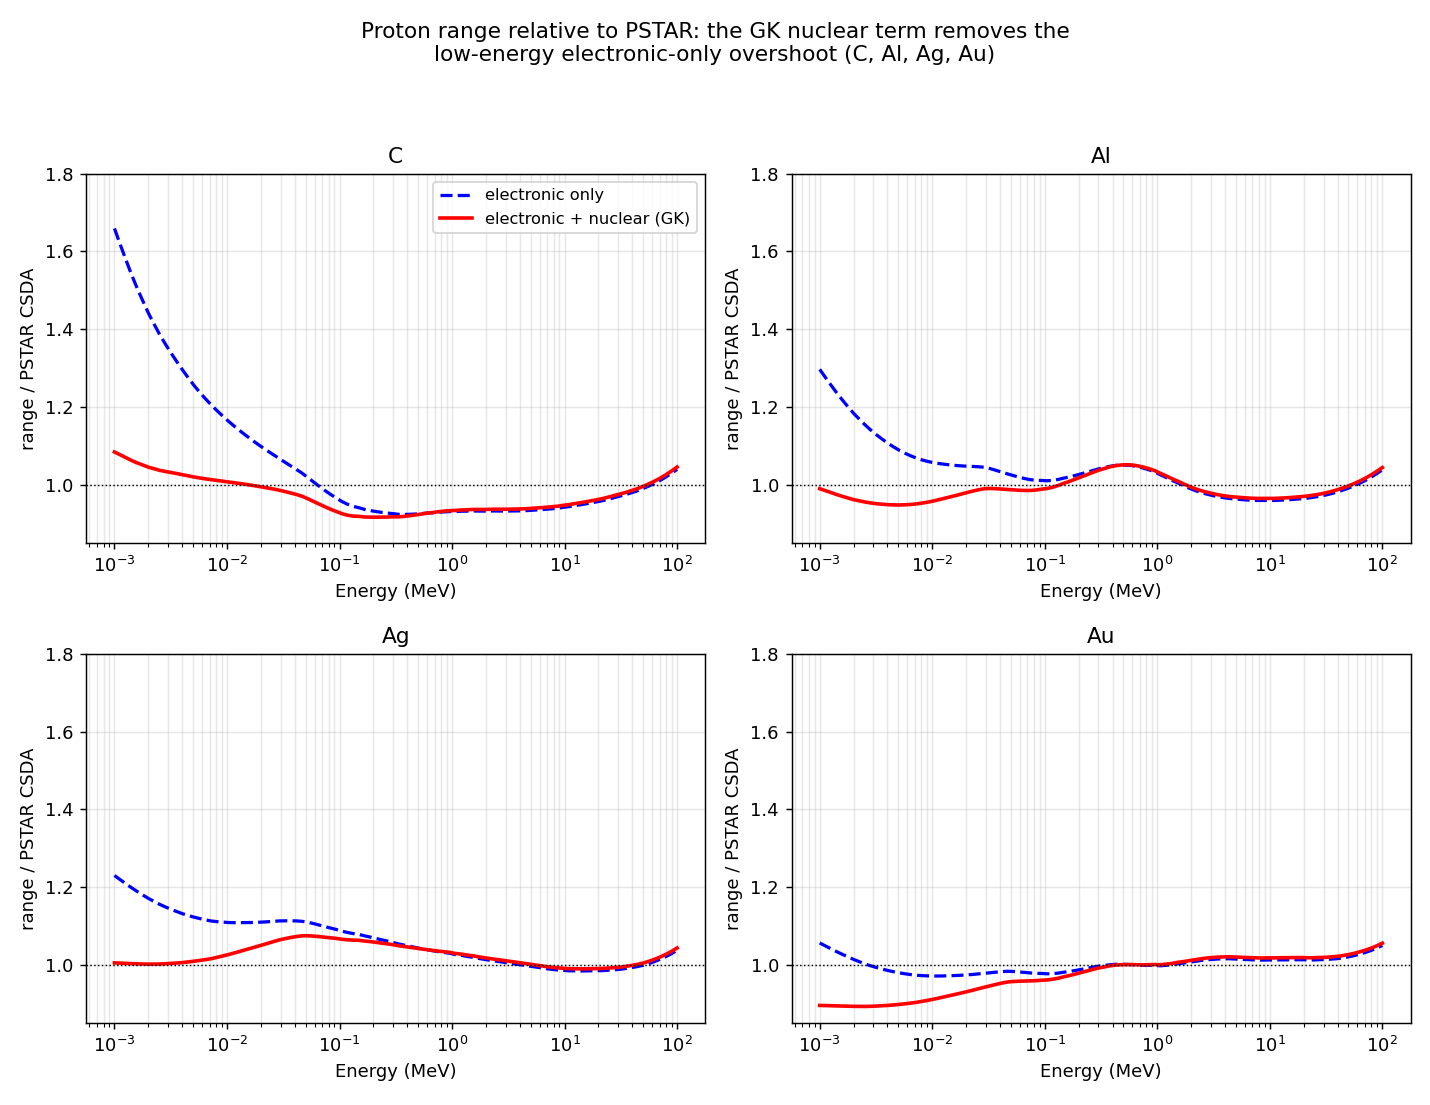

Reproduce this figure in Python.
"""
range_nuc.py -- proton CSDA range in C, Al, Ag, Au: electronic-only vs
electronic+nuclear (Gordon-Kim), compared with PSTAR.

This is the nuclear-section companion to Fig. 7 of the main dedx paper (which
showed the eRPA electronic-only range vs PSTAR).  PSTAR's CSDA range includes
nuclear stopping, so at low proton energy the electronic-only eRPA range runs
slightly long; adding the GK nuclear term shortens it toward PSTAR.

Run after generating /tmp/rng_<sym> with:
  python dedx.py --zt=Z --zp=1 --d=rho --t=0.025 --aa=2 --nuc=1 --npot=gk \
                 --emin=0.001 --emax=100 --mep=100 --od=/tmp/rng_<sym>
"""
import numpy as np
import matplotlib
matplotlib.use('Agg')
import matplotlib.pyplot as plt

ELEMS = [('C', 6), ('Al', 13), ('Ag', 47), ('Au', 79)]

fig, axes = plt.subplots(2, 2, figsize=(11, 8.5))
for ax, (sym, Z) in zip(axes.ravel(), ELEMS):
    de = np.loadtxt('/tmp/rng_%s/dedx.dat' % sym, comments='#')      # E, dEdx_e, range_e
    dn = np.loadtxt('/tmp/rng_%s/dedx_nuc.dat' % sym, comments='#')  # E, dEe, dEn, dEtot, range_tot
    E = de[:, 0]
    rng_e, rng_t = de[:, 2], dn[:, 4]                                # mg/cm^2 (precomputed)
    p = np.loadtxt('data/%s/pstar.txt' % sym, skiprows=8)            # col4 = CSDA range g/cm^2
    # interpolate PSTAR CSDA range onto the eRPA energy grid (log-log)
    ps = 10 ** np.interp(np.log10(E), np.log10(p[:, 0]), np.log10(p[:, 4] * 1e3))
    m = (E >= p[:, 0].min()) & (E <= p[:, 0].max())
    ax.semilogx(E[m], (rng_e / ps)[m], 'b--', lw=1.8, label='electronic only')
    ax.semilogx(E[m], (rng_t / ps)[m], 'r-', lw=2.0, label='electronic + nuclear (GK)')
    ax.axhline(1.0, color='k', lw=0.8, ls=':')
    ax.set_title('%s' % sym); ax.grid(alpha=.3, which='both')
    ax.set_ylim(0.85, 1.8)
    ax.set_xlabel('Energy (MeV)'); ax.set_ylabel('range / PSTAR CSDA')
axes[0, 0].legend(fontsize=9, loc='upper right')
fig.suptitle('Proton range relative to PSTAR: the GK nuclear term removes the\n'
             'low-energy electronic-only overshoot (C, Al, Ag, Au)', fontsize=12)
fig.tight_layout(rect=[0, 0, 1, 0.95])
fig.savefig('range_nuc.pdf'); fig.savefig('range_nuc.png', dpi=130)
print('wrote range_nuc.pdf / .png\n')

print(' elem  E(MeV)   range_e   range_tot  PSTAR   e-err%%  tot-err%%')
for sym, Z in ELEMS:
    de = np.loadtxt('/tmp/rng_%s/dedx.dat' % sym, comments='#')
    dn = np.loadtxt('/tmp/rng_%s/dedx_nuc.dat' % sym, comments='#')
    E = de[:, 0]
    p = np.loadtxt('data/%s/pstar.txt' % sym, skiprows=8)
    for Eq in [1e-3, 1e-2]:
        ie = np.argmin(np.abs(E - Eq))
        re, rt = de[ie, 2], dn[ie, 4]
        ps = np.interp(Eq, p[:, 0], p[:, 4] * 1e3)
        print('  %-3s  %.0e   %7.4f   %7.4f   %7.4f  %+5.0f   %+5.0f' %
              (sym, Eq, re, rt, ps, 100 * (re / ps - 1), 100 * (rt / ps - 1)))
